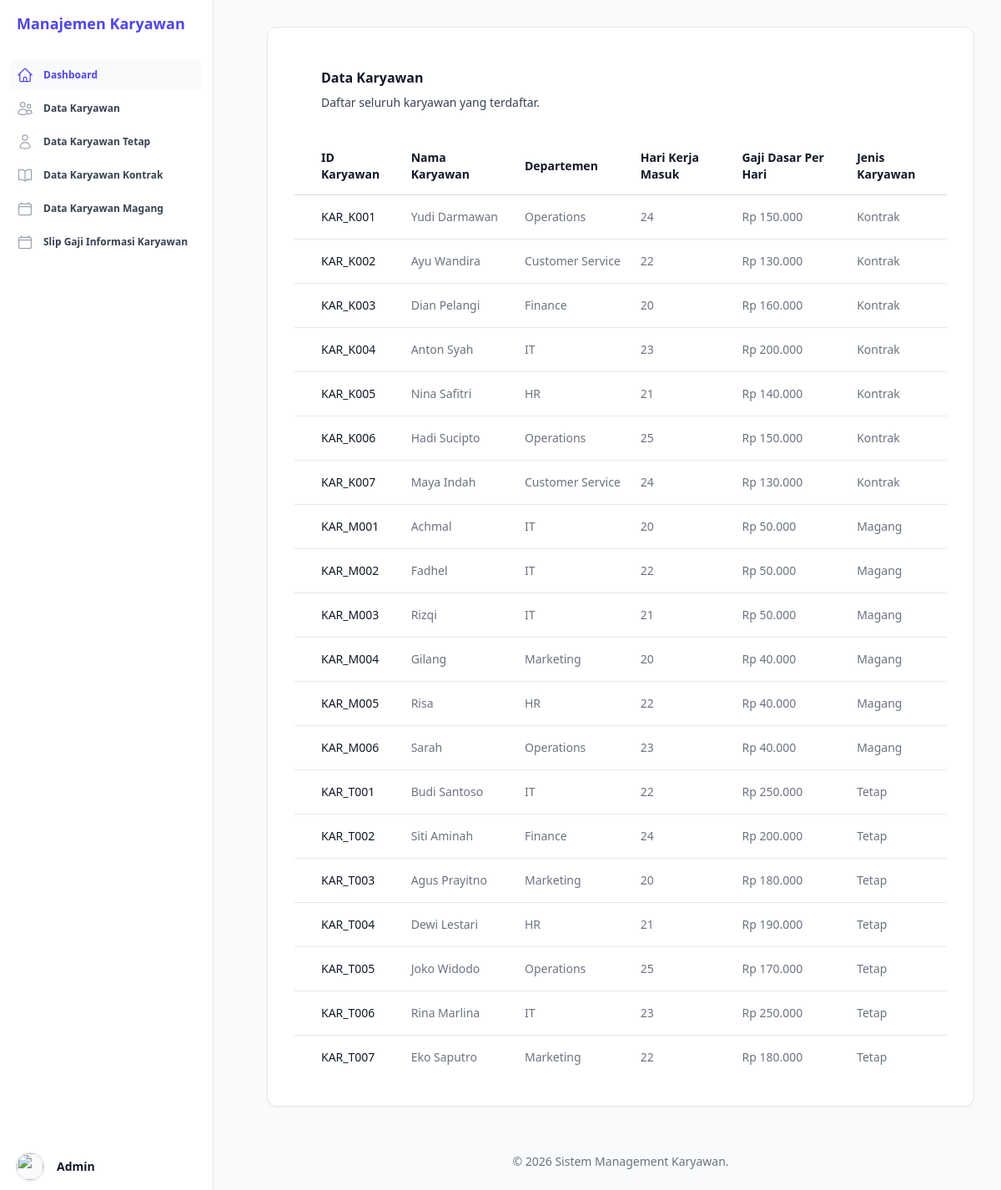
The page /Views/DataKaryawan.php on the database its author committed.
### tables this page shows
CREATE TABLE `tabel_karyawan` (
  `id_karyawan` varchar(10) NOT NULL,
  `nama_karyawan` varchar(255) NOT NULL,
  `departemen` varchar(100) NOT NULL,
  `hari_kerja_masuk` int NOT NULL,
  `gaji_dasar_per_hari` int NOT NULL,
  `jenis_karyawan` enum('Kontrak','Tetap','Magang') NOT NULL,
  `durasi_kontrak_bulan` int DEFAULT NULL,
  `agensi_penyalur` varchar(150) DEFAULT NULL,
  `tunjangan_kesehatan` int DEFAULT NULL,
  `opsi_saham_id` varchar(50) DEFAULT NULL,
  `uang_saku_bulanan` int DEFAULT NULL,
  `sertifikat_kampus_merdeka` varchar(150) DEFAULT NULL
);

### Database/Koneksi.php (called while the page is built, shortened)
<?php
class Database {
    private $host = "localhost";
    private $username = "root";
    private $password = "";
    private $dbname = "db_uas_pbo_trpl1b_aditkurniadi";
    public function __construct() {
        $this->koneksi = mysqli_connect($this->host, $this->username, $this->password, $this->dbname);
    }
}
$db = new Database();

### Service/Karyawan.php (called while the page is built, shortened)
<?php
abstract class Karyawan {
    public static function getAllKaryawan($koneksi) {
        $query = "SELECT * FROM tabel_karyawan";
        $result = $koneksi->query($query);
        $karyawanList = [];
        if ($result && $result->num_rows > 0) {
            while ($row = $result->fetch_assoc()) {
                $karyawanList[] = $row;
            }
        }
        return $karyawanList;
    }
}

### Views/DataKaryawan.php (the view, shortened to what this page needs)
<?php
require_once __DIR__ . '/../Database/Koneksi.php';
require_once __DIR__ . '/../Service/Karyawan.php';
$data_karyawan = \Karyawan::getAllKaryawan($db->koneksi);
?>
<div class="px-4 sm:px-6 lg:px-8 mt-4">
    <div class="sm:flex sm:items-center">
        <div class="sm:flex-auto">
            <h1 class="text-base font-semibold text-gray-900 dark:text-white">Data Karyawan</h1>
            <p class="mt-2 text-sm text-gray-700 dark:text-gray-300">Daftar seluruh karyawan yang terdaftar.</p>
        </div>
    </div>
    <div class="mt-8 flow-root">
        <div class="-mx-4 -my-2 overflow-x-auto sm:-mx-6 lg:-mx-8">
            <div class="inline-block min-w-full py-2 align-middle">
                <table class="min-w-full border-separate border-spacing-0">
                    <thead>
                        <tr>
                            <th scope="col"
                                class="sticky top-0 z-10 border-b border-gray-300 bg-white/75 py-3.5 pr-3 pl-4 text-left text-sm font-semibold text-gray-900 backdrop-blur-sm backdrop-filter sm:pl-6 lg:pl-8 dark:border-white/15 dark:bg-gray-900/75 dark:text-white">
                                ID Karyawan</th>
                            <th scope="col"
                                class="sticky top-0 z-10 border-b border-gray-300 bg-white/75 px-3 py-3.5 text-left text-sm font-semibold text-gray-900 backdrop-blur-sm backdrop-filter dark:border-white/15 dark:bg-gray-900/75 dark:text-white">
                                Nama Karyawan</th>
                            <th scope="col"
                                class="sticky top-0 z-10 border-b border-gray-300 bg-white/75 px-3 py-3.5 text-left text-sm font-semibold text-gray-900 backdrop-blur-sm backdrop-filter dark:border-white/15 dark:bg-gray-900/75 dark:text-white">
                                Departemen</th>
                            <th scope="col"
                                class="sticky top-0 z-10 border-b border-gray-300 bg-white/75 px-3 py-3.5 text-left text-sm font-semibold text-gray-900 backdrop-blur-sm backdrop-filter dark:border-white/15 dark:bg-gray-900/75 dark:text-white">
                                Hari Kerja Masuk</th>
                            <th scope="col"
                                class="sticky top-0 z-10 border-b border-gray-300 bg-white/75 px-3 py-3.5 text-left text-sm font-semibold text-gray-900 backdrop-blur-sm backdrop-filter dark:border-white/15 dark:bg-gray-900/75 dark:text-white">
                                Gaji Dasar Per Hari</th>
                            <th scope="col"
                                class="sticky top-0 z-10 border-b border-gray-300 bg-white/75 px-3 py-3.5 text-left text-sm font-semibold text-gray-900 backdrop-blur-sm backdrop-filter dark:border-white/15 dark:bg-gray-900/75 dark:text-white">
                                Jenis Karyawan</th>
                        </tr>
                    </thead>
                    <tbody>
                        <?php if (!empty($data_karyawan)) : ?>
                        <?php
                        $totalData = count($data_karyawan);
                        foreach ($data_karyawan as $index => $karyawan_item) :
                            $isLast = ($index === $totalData - 1);
                            $borderClass = $isLast ? '' : 'border-b border-gray-200 dark:border-white/10';
                        ?>
                        <tr>
                            <td
                                class="<?= $borderClass ?> py-4 pr-3 pl-4 text-sm font-medium whitespace-nowrap text-gray-900 sm:pl-6 lg:pl-8 dark:text-white">
                                <?= htmlspecialchars($karyawan_item['id_karyawan']) ?>
                            </td>
                            <td
                                class="<?= $borderClass ?> px-3 py-4 text-sm whitespace-nowrap text-gray-500 dark:text-gray-400">
                                <?= htmlspecialchars($karyawan_item['nama_karyawan']) ?>
                            </td>
                            <td
                                class="<?= $borderClass ?> px-3 py-4 text-sm whitespace-nowrap text-gray-500 dark:text-gray-400">
                                <?= htmlspecialchars($karyawan_item['departemen']) ?>
                            </td>
                            <td
                                class="<?= $borderClass ?> px-3 py-4 text-sm whitespace-nowrap text-gray-500 dark:text-gray-400">
                                <?= htmlspecialchars($karyawan_item['hari_kerja_masuk']) ?>
                            </td>
                            <td
                                class="<?= $borderClass ?> px-3 py-4 text-sm whitespace-nowrap text-gray-500 dark:text-gray-400">
                                Rp <?= number_format($karyawan_item['gaji_dasar_per_hari'], 0, ',', '.') ?>
                            </td>
                            <td
                                class="<?= $borderClass ?> px-3 py-4 text-sm whitespace-nowrap text-gray-500 dark:text-gray-400">
                                <?= htmlspecialchars($karyawan_item['jenis_karyawan']) ?>
                            </td>
                        </tr>
                        <?php endforeach; ?>
                        <?php endif; ?>
                    </tbody>
                </table>
            </div>
        </div>
    </div>
</div>
<?php
$content = ob_get_clean();
require_once __DIR__ . '/Layout.php';
?>

### Views/Layout.php (shortened to what this page needs)
<!DOCTYPE html>
<html lang="en">
<head>
    <script src="https://cdn.tailwindcss.com"></script>
</head>
<body class="bg-gray-50 text-gray-900 font-sans antialiased dark:bg-gray-900 dark:text-white">
    <div class="hidden lg:fixed lg:inset-y-0 lg:z-50 lg:flex lg:w-64 lg:flex-col dark:bg-gray-900">
        <div
            class="flex grow flex-col gap-y-4 overflow-y-auto border-r border-gray-200 bg-white px-5 dark:border-white/10 dark:bg-black/10">
            <div class="flex h-14 shrink-0 items-center">
                <h1 class="text-lg font-bold text-indigo-600 dark:text-white">Manajemen Karyawan</h1>
            </div>
            <nav class="flex flex-1 flex-col">
                <ul role="list" class="flex flex-1 flex-col gap-y-6">
                    <li>
                        <ul role="list" class="-mx-2 space-y-1">
                            <li>
                                <a href="Dashboard.php"
                                    class="group flex gap-x-3 rounded-md bg-gray-50 p-2 text-xs/5 font-semibold text-indigo-600 dark:bg-white/5 dark:text-white">
                                    Dashboard
                                </a>
                            </li>
                            <li>
                                <a href="DataKaryawan.php"
                                    class="group flex gap-x-3 rounded-md p-2 text-xs/5 font-semibold text-gray-700 hover:bg-gray-50 hover:text-indigo-600 dark:text-gray-400 dark:hover:bg-white/5 dark:hover:text-white">
                                    Data Karyawan
                                </a>
                            </li>
                            <li>
                                <a href="DataKaryawanTetap.php"
                                    class="group flex gap-x-3 rounded-md p-2 text-xs/5 font-semibold text-gray-700 hover:bg-gray-50 hover:text-indigo-600 dark:text-gray-400 dark:hover:bg-white/5 dark:hover:text-white">
                                    Data Karyawan Tetap
                                </a>
                            </li>
                            <li>
                                <a href="DataKaryawanKontrak.php"
                                    class="group flex gap-x-3 rounded-md p-2 text-xs/5 font-semibold text-gray-700 hover:bg-gray-50 hover:text-indigo-600 dark:text-gray-400 dark:hover:bg-white/5 dark:hover:text-white">
                                    Data Karyawan Kontrak
                                </a>
                            </li>
                            <li>
                                <a href="DataKaryawanMagang.php"
                                    class="group flex gap-x-3 rounded-md p-2 text-xs/5 font-semibold text-gray-700 hover:bg-gray-50 hover:text-indigo-600 dark:text-gray-400 dark:hover:bg-white/5 dark:hover:text-white">
                                    Data Karyawan Magang
                                </a>
                            </li>
                            <li>
                                <a href="SlipGajiInformasiKaryawan.php"
                                    class="group flex gap-x-3 rounded-md p-2 text-xs/5 font-semibold text-gray-700 hover:bg-gray-50 hover:text-indigo-600 dark:text-gray-400 dark:hover:bg-white/5 dark:hover:text-white">
                                    Slip Gaji Informasi Karyawan
                                </a>
                            </li>
                        </ul>
                    </li>
                    <li class="-mx-6 mt-auto">
                        <a href="#"
                            class="flex items-center gap-x-4 px-6 py-3 text-sm/6 font-semibold text-gray-900 hover:bg-gray-50 dark:text-white dark:hover:bg-white/5">
                            <img src="https://images.unsplash.com/photo-1472099645785-5658abf4ff4e?ixlib=rb-1.2.1&auto=format&fit=facearea&facepad=2&w=256&h=256&q=80"
                                alt=""
                                class="size-8 rounded-full bg-gray-50 outline -outline-offset-1 outline-black/5 dark:bg-gray-800 dark:outline-white/10" />
                            <span aria-hidden="true">Admin</span>
                        </a>
                    </li>
                </ul>
            </nav>
        </div>
    </div>
    <div class="lg:pl-72">
        <main class="py-8">
            <div class="px-4 sm:px-6 lg:px-8">
                <div
                    class="bg-white dark:bg-gray-800 shadow-sm border border-gray-200 dark:border-gray-700 rounded-xl p-6 md:p-8 min-h-[75vh]">
                    <?php echo isset($content) ? $content : ''; ?>
                </div>
            </div>
        </main>
        <footer class="text-center py-6 text-gray-500 dark:text-gray-400 text-sm">
            <p>&copy; 2026 Sistem Management Karyawan.</p>
        </footer>
    </div>
</body>
</html>

### rows shown on the page
tabel_karyawan: id_karyawan "KAR_K001", nama_karyawan "Yudi Darmawan", departemen "Operations", hari_kerja_masuk "24", gaji_dasar_per_hari "150.000", jenis_karyawan "Kontrak"
tabel_karyawan: id_karyawan "KAR_K002", nama_karyawan "Ayu Wandira", departemen "Customer Service", hari_kerja_masuk "22", gaji_dasar_per_hari "130.000", jenis_karyawan "Kontrak"
tabel_karyawan: id_karyawan "KAR_K003", nama_karyawan "Dian Pelangi", departemen "Finance", hari_kerja_masuk "20", gaji_dasar_per_hari "160.000", jenis_karyawan "Kontrak"
tabel_karyawan: id_karyawan "KAR_K004", nama_karyawan "Anton Syah", departemen "IT", hari_kerja_masuk "23", gaji_dasar_per_hari "200.000", jenis_karyawan "Kontrak"
tabel_karyawan: id_karyawan "KAR_K005", nama_karyawan "Nina Safitri", departemen "HR", hari_kerja_masuk "21", gaji_dasar_per_hari "140.000", jenis_karyawan "Kontrak"
tabel_karyawan: id_karyawan "KAR_K006", nama_karyawan "Hadi Sucipto", departemen "Operations", hari_kerja_masuk "25", gaji_dasar_per_hari "150.000", jenis_karyawan "Kontrak"
tabel_karyawan: id_karyawan "KAR_K007", nama_karyawan "Maya Indah", departemen "Customer Service", hari_kerja_masuk "24", gaji_dasar_per_hari "130.000", jenis_karyawan "Kontrak"
tabel_karyawan: id_karyawan "KAR_M001", nama_karyawan "Achmal", departemen "IT", hari_kerja_masuk "20", gaji_dasar_per_hari "50.000", jenis_karyawan "Magang"
tabel_karyawan: id_karyawan "KAR_M002", nama_karyawan "Fadhel", departemen "IT", hari_kerja_masuk "22", gaji_dasar_per_hari "50.000", jenis_karyawan "Magang"
tabel_karyawan: id_karyawan "KAR_M003", nama_karyawan "Rizqi", departemen "IT", hari_kerja_masuk "21", gaji_dasar_per_hari "50.000", jenis_karyawan "Magang"
tabel_karyawan: id_karyawan "KAR_M004", nama_karyawan "Gilang", departemen "Marketing", hari_kerja_masuk "20", gaji_dasar_per_hari "40.000", jenis_karyawan "Magang"
tabel_karyawan: id_karyawan "KAR_M005", nama_karyawan "Risa", departemen "HR", hari_kerja_masuk "22", gaji_dasar_per_hari "40.000", jenis_karyawan "Magang"
tabel_karyawan: id_karyawan "KAR_M006", nama_karyawan "Sarah", departemen "Operations", hari_kerja_masuk "23", gaji_dasar_per_hari "40.000", jenis_karyawan "Magang"
tabel_karyawan: id_karyawan "KAR_T001", nama_karyawan "Budi Santoso", departemen "IT", hari_kerja_masuk "22", gaji_dasar_per_hari "250.000", jenis_karyawan "Tetap"
tabel_karyawan: id_karyawan "KAR_T002", nama_karyawan "Siti Aminah", departemen "Finance", hari_kerja_masuk "24", gaji_dasar_per_hari "200.000", jenis_karyawan "Tetap"
tabel_karyawan: id_karyawan "KAR_T003", nama_karyawan "Agus Prayitno", departemen "Marketing", hari_kerja_masuk "20", gaji_dasar_per_hari "180.000", jenis_karyawan "Tetap"
tabel_karyawan: id_karyawan "KAR_T004", nama_karyawan "Dewi Lestari", departemen "HR", hari_kerja_masuk "21", gaji_dasar_per_hari "190.000", jenis_karyawan "Tetap"
tabel_karyawan: id_karyawan "KAR_T005", nama_karyawan "Joko Widodo", departemen "Operations", hari_kerja_masuk "25", gaji_dasar_per_hari "170.000", jenis_karyawan "Tetap"
tabel_karyawan: id_karyawan "KAR_T006", nama_karyawan "Rina Marlina", departemen "IT", hari_kerja_masuk "23", gaji_dasar_per_hari "250.000", jenis_karyawan "Tetap"
tabel_karyawan: id_karyawan "KAR_T007", nama_karyawan "Eko Saputro", departemen "Marketing", hari_kerja_masuk "22", gaji_dasar_per_hari "180.000", jenis_karyawan "Tetap"
